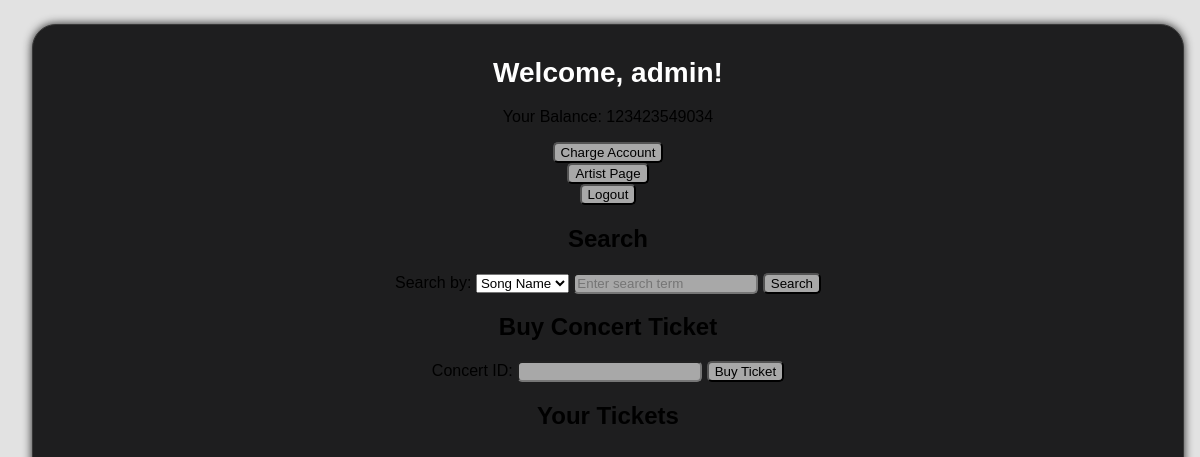
Page /user (signed in) on the earlier database version.
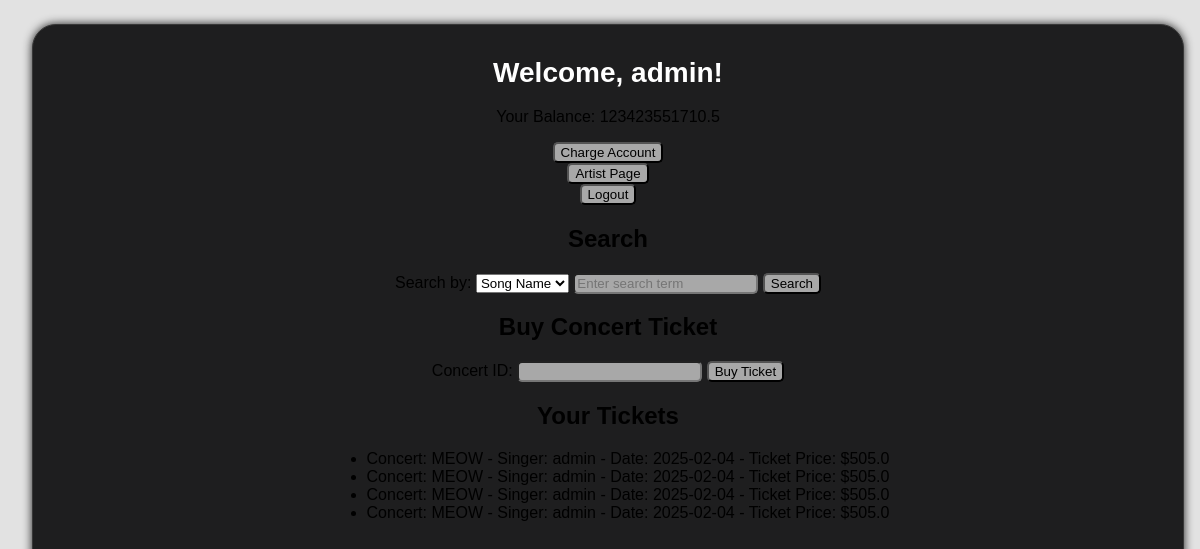
Same page on the later database version.
### tables this page shows
CREATE TABLE USERS (
            user_id TEXT PRIMARY KEY,
            name TEXT,
            email TEXT,
            city TEXT,
            country TEXT,
            phone TEXT,
            age INTEGER CHECK(age >= 9 AND age <= 120),
            password TEXT,
            balance INTEGER DEFAULT 0,
            is_artist BOOLEAN DEFAULT 0,
            is_premium BOOLEAN DEFAULT 0
        );

CREATE TABLE TICKETS (
    ticket_id INTEGER PRIMARY KEY AUTOINCREMENT,
    concert_id INTEGER,
    user_id INTEGER,
    ticket_price REAL,
    FOREIGN KEY (concert_id) REFERENCES concerts(concert_id),
    FOREIGN KEY (user_id) REFERENCES users(user_id)
    
    );

CREATE TABLE concerts (
                    concert_id INTEGER PRIMARY KEY AUTOINCREMENT,
                    name TEXT NOT NULL,
                    date TEXT NOT NULL,
                    price DECIMAL(10, 2) NOT NULL,
                    ticket_number INTEGER NOT NULL,
                    user_id TEXT NOT NULL,
                    FOREIGN KEY (user_id) REFERENCES USERS (user_id)
                );

### app.py (the view)
@app.route("/user")
def user():
    if "user_id" in session:
        user_id = session["user_id"]
        name = session["name"]
        balance = session["balance"]
        is_premium = session["is_premium"]
        is_artist = session["is_artist"]
        try:
            with sqlite3.connect("database.db") as connect:
                cursor = connect.cursor()
                cursor.execute(
                    """
                    SELECT T.ticket_id, C.name, U.name AS singer_name, C.date, T.ticket_price
                    FROM TICKETS T
                    JOIN concerts C ON T.concert_id = C.concert_id
                    JOIN USERS U ON C.user_id = U.user_id
                    WHERE T.user_id = ?
                    """,
                    (user_id,)
                )
                tickets = cursor.fetchall()
        except Exception as e:
            logging.error(f"Error fetching tickets: {e}")
            tickets = []
        return render_template(
            "user.html",
            user_id=user_id,
            name=name,
            balance=balance,
            is_premium=is_premium,
            is_artist=is_artist,
            tickets=tickets
        )
    else:
        return redirect(url_for("login"))

### templates/user.html (shortened to what this page needs)
<!DOCTYPE html>
<html>
  <head>
    <link
      rel="stylesheet"
      type="text/css"
      href="{{ url_for('static', filename='css/style.css') }}"
    />
<head>
    <link rel="stylesheet" type="text/css" href="{{ url_for('static', filename='css/style.css') }}">
  </head>
  <body>
    <div class="div-header">
      <h1>Welcome, {{ name }}!</h1>
      <p>Your Balance: {{ balance }}</p>
      <div>
        <button
          onclick="document.getElementById('chargeForm').style.display='block'"
        >
          Charge Account
        </button>
      </div>
      <div>
        {% if is_artist %}
        <a href="{{ url_for('artist_page') }}"><button>Artist Page</button></a>
        {% endif %}
      </div>
      <div>
      <div>
        <form action="{{ url_for('logout') }}" method="post">
          <button type="submit">Logout</button>
        </form>
      </div>
      <h2>Search</h2>
      <form action="{{ url_for('search') }}" method="post">
        <label for="search_category">Search by:</label>
        <select name="search_category" id="search_category">
            <option value="song_name">Song Name</option>
        </select>
        <input type="text" name="search_input" id="search_input" placeholder="Enter search term" />
        <button type="submit">Search</button>
    </form>
    <h2>Buy Concert Ticket</h2>
    <form method="post" action="{{ url_for('buy_ticket') }}">
        <label for="concert_id">Concert ID:</label>
        <input type="number" name="concert_id" required />
        <button type="submit">Buy Ticket</button>
    </form>
    <div>
      <h2>Your Tickets</h2>
      <ul>
          {% for ticket in tickets %}
          <li>Concert: {{ ticket[1] }} - Singer: {{ ticket[2] }} - Date: {{ ticket[3] }} - Ticket Price: ${{ ticket[4] }}</li>
          {% endfor %}
      </ul>
    </div>
  </body>
</html>

### static/css/style.css (style rules this page uses)
:root { --border-in: #9400d3; --border-out: hsl(0, 0%, 22%); --border-header: #383838; --background-main-card: #1e1e1f; --background-body: #000; --background-sub-div-card: #202022; --background-sub-div-card-2: rgba(44, 43, 43, 0.923); --background-header-title: hsl(240, 1%, 17%); --background-header-title-1: hsl(240, 1%, 20%); --box-shadow-1: 0 0 15px #111; --box-shadow-2: 0 0 10px #222; --box-shadow-3: 0 0 10px rgba(0, 0, 0, 0.722); font-family: "Poppins", sans-serif; --font-color-1: #fff; --font-color-2: #e2e2e2; --font-color-3: #d6d6d6bf; --font-color-4: #9400d3; --font-color-5: #000; --font-size-0: 28px; --font-size-1: 26px; --font-size-2: 18px; --font-size-3: 16px; --font-size-4: 12px; }
body { background-color:#e2e2e2; box-sizing: border-box; margin: 0; display: flex; flex-direction: column; min-height: 100vh; font-family: Arial, sans-serif; }
button { border-radius: 5px; background-color: #d6d6d6bf; }
input { border-radius: 5px; background-color: #d6d6d6bf; }
.div-header { flex: 1; flex-direction: column; align-items: center; justify-content: flex-start; bottom: 2rem; top: 2rem; display: flex; text-align: center; min-width: 16rem; background-color: var(--background-main-card); border: 1px solid var(--border-out); border-radius: 1.5rem; box-shadow: var(--box-shadow-2); padding: 2rem; margin: 1.5rem 1rem 2rem 2rem; }
.div-header > * { margin-top: 0; }
.div-header h1 { font-size: var(--font-size-0); color: var(--font-color-1); }

Differences in the rows shown:
now on this page (row edited): USERS: name "admin"
added TICKETS: name "MEOW", name "admin", date "2025-02-04", ticket_price "505.0"
added TICKETS: name "MEOW", name "admin", date "2025-02-04", ticket_price "505.0"
added TICKETS: name "MEOW", name "admin", date "2025-02-04", ticket_price "505.0"
added TICKETS: name "MEOW", name "admin", date "2025-02-04", ticket_price "505.0"
Other differences:
{{ balance }}: "123423549034" → "123423551710.5"
{{ name }}: "admin" → (not shown)
